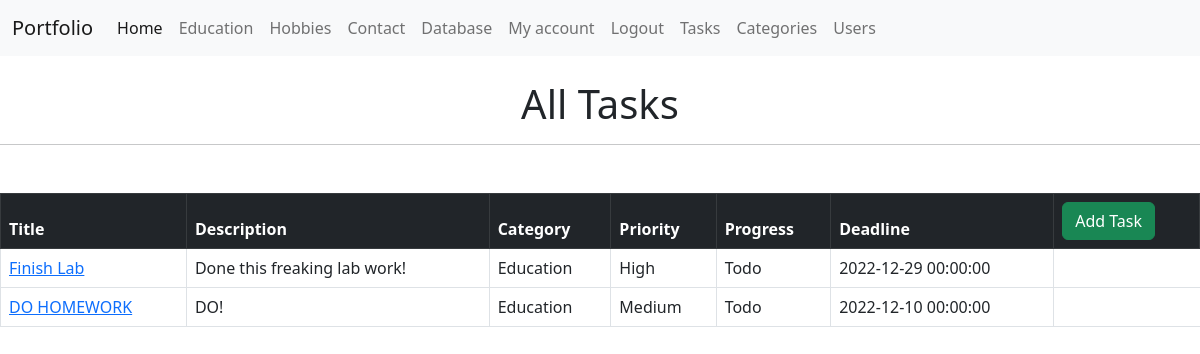
The page /task (signed in) on the database as committed earlier.
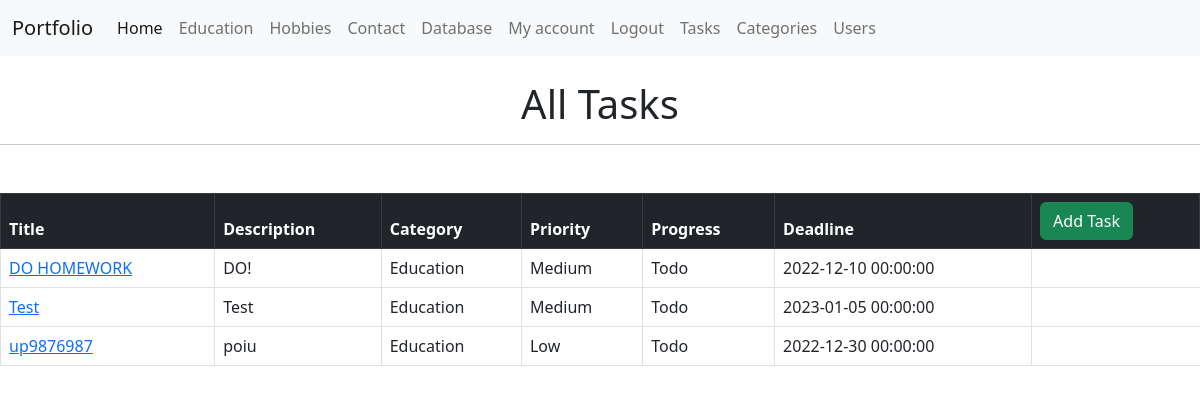
The same page on the database as committed later.
### app/to_do/models.py (models this page shows, shortened)
class Task(db.Model):
    id = db.Column(db.Integer, primary_key=True, autoincrement=True)
    title = db.Column(db.String(120), nullable=False)
    description = db.Column(db.String(2000), nullable=True)
    created = db.Column(db.DateTime, default=datetime.now())
    modified = db.Column(db.DateTime, default=datetime.now, onupdate=datetime.now)
    deadline = db.Column(db.DateTime)
    priority = db.Column(db.Enum(Priority, values_callable=lambda x: [str(member.value) for member in Priority]))
    progress = db.Column(db.Enum(Progress, values_callable=lambda x: [str(member.value) for member in Progress]))
    owner_id = db.Column(db.Integer, db.ForeignKey('user.id'), nullable=False)
    category_id = db.Column(db.Integer, db.ForeignKey('category.id'))
    users = db.relationship('User', secondary=task_user, backref=db.backref('tasks', lazy='dynamic'), lazy='dynamic')
    comments = db.relationship('Comment', backref='tasks', lazy='dynamic')

class Category(db.Model):
    id = db.Column(db.Integer, primary_key=True)
    name = db.Column(db.String(255), nullable=False, unique=True)
    tasks = db.relationship('Task', backref='category', lazy='dynamic')

### app/to_do/views.py (the view)
@to_do_bp.route('/task', methods=['GET'])
@login_required
def tasks():
    tasks_ = Task.query.order_by(Task.priority.desc(),
                                 Task.deadline.asc()
                                 ).all()
    return render_template('tasks.html', tasks=tasks_)

### app/account/models.py (called while the page is built)
@login_manager.user_loader
def user_loader(user_id):
    return User.query.get(int(user_id))

### app/to_do/templates/to_do/tasks.html (shortened to what this page needs)
{% extends 'layout.html' %}
{% block name %}
<br><h1 class="text-center">All Tasks</h1>
{% endblock %}
{% block body %}
<table class="table table-hover table-bordered">
    <thead class="table-dark">
      <tr>
       <th scope="col">Title</th>
       <th scope="col">Description</th>
       <th scope="col">Category</th>
       <th scope="col">Priority</th>
       <th scope="col">Progress</th>
       <th scope="col">Deadline</th>
       <th scope="col"><a href="{{ url_for('to_do.task_create') }}" type="button" class="btn btn-success">Add Task</a></th>
      </tr>
    </thead>
    <tbody>
        {% for task in tasks %}
      <tr>
       <td><a href="{{url_for('to_do.task', id=task.id) }}">{{task.title}}</a></td>
       <td>{{task.description|safe}}</td>
       <td>{{task.category.name}}</td>
       <td>{{task.priority.name|capitalize }}</td>
       <td>{{task.progress.name|capitalize }}</td>
       <td>{{task.deadline}}</td>
       </tr>
    </tbody>
    {% endfor%}
 </table>
{% endblock %}

### app/templates/layout.html (shortened to what this page needs)
<html lang="en">
<head>
    <link href="{{url_for('static', filename = 'css/bootstrap.min.css')}}" rel="stylesheet">
</head>
<body>
    {% include "nav.html" %}
    {% block name %}
    {% endblock %}
    <hr class="col-3 col-md-12 mb-5">
    {% block body %}
    {% endblock %}
</body>
</html>

### app/templates/nav.html (shortened to what this page needs)
<nav class="navbar navbar-expand-lg bg-light">
    <div class="container-fluid">
        <a class="navbar-brand" href="{{ url_for('home.portfolio') }}">Portfolio</a>
        <div class="collapse navbar-collapse" id="navbarNavAltMarkup">
            <div class="navbar-nav">
                <a class="nav-link active" aria-current="page" href="{{ url_for('home.home') }}">Home</a>
                <a class="nav-link" href="{{ url_for('home.education') }}">Education</a>
                <a class="nav-link" href="{{ url_for('home.hobbies') }}">Hobbies</a>
                <a class="nav-link" href="{{ url_for('cabinet.contact') }}">Contact</a>
                <a class="nav-link" href="{{ url_for('cabinet.database') }}">Database</a>
                {% if current_user.is_authenticated == false %}
                <a class="nav-link" href="{{ url_for('account.register') }}">Registration</a>
                <a class="nav-link" href="{{ url_for('account.login') }}">Log In</a>
                {% else %}
                <a class="nav-link" href="{{ url_for('account.account') }}">My account</a>
                <a class="nav-link" href="{{ url_for('account.logout') }}">Logout</a>
                <a class="nav-link" href="{{ url_for('to_do.tasks') }}">Tasks</a>
                <a class="nav-link" href="{{ url_for('to_do.categories') }}">Categories</a>
                {% endif %}
                <a class="nav-link" href="{{ url_for('account.users') }}">Users</a>
            </div>
        </div>
    </div>
</nav>

Rows that differ between the two databases and show on the page:
shown differently, row unchanged: Task "DO HOMEWORK": moves up the list
added Task: title "Test", description "Test", category.name "Education", priority.name "Medium", progress.name "Todo", deadline "2023-01-05 00:00:00"
changed Task: title "Finish Lab" → "up9876987"; description "Done this freaking lab work!" → "poiu"; priority.name "High" → "Low"; deadline "2022-12-29 00:00:00" → "2022-12-30 00:00:00"
